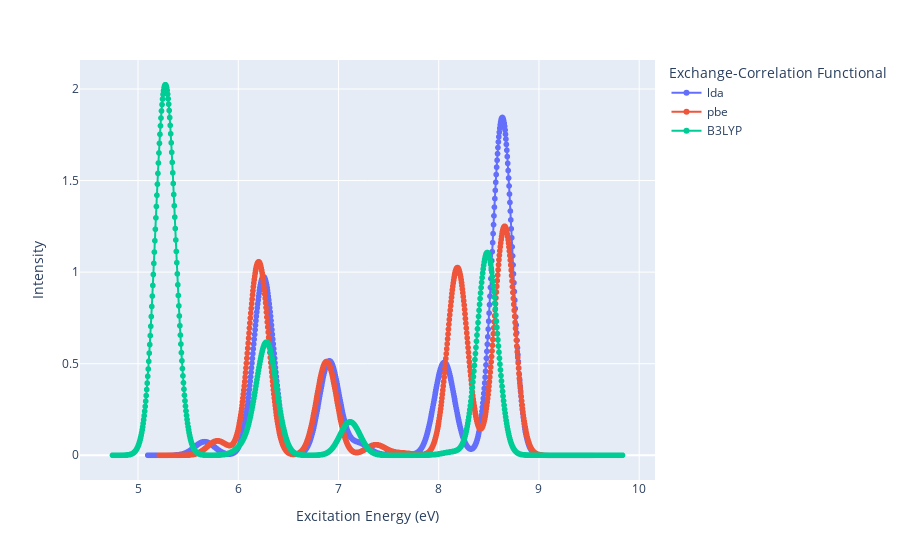

Here is the notebook cell this chart was saved with:
### Code cell
import plotly.express as px
fig = px.line(df, x="Excitation Energy (eV)", y="Intensity", markers=True, color="Exchange-Correlation Functional")
fig.show()

### Figure 1 — Plotly figure (JSON) as saved in the notebook; plotly's stock layout.template omitted (floating-point values rounded to 4 significant figures; data arrays with more than 128 entries replaced by an {"elided": "..."} marker saying what was removed)
{"data": [{"hovertemplate": "Exchange-Correlation Functional=lda<br>Excitation Energy (eV)=%{x}<br>Intensity=%{y}<extra></extra>", "legendgroup": "lda", "line": {"color": "#636efa", "dash": "solid"}, "marker": {"symbol": "circle"}, "mode": "lines+markers", "name": "lda", "showlegend": true, "type": "scattergl", "x": {"elided": "1000 float values"}, "xaxis": "x", "y": {"elided": "1000 float values"}, "yaxis": "y"}, {"hovertemplate": "Exchange-Correlation Functional=pbe<br>Excitation Energy (eV)=%{x}<br>Intensity=%{y}<extra></extra>", "legendgroup": "pbe", "line": {"color": "#EF553B", "dash": "solid"}, "marker": {"symbol": "circle"}, "mode": "lines+markers", "name": "pbe", "showlegend": true, "type": "scattergl", "x": {"elided": "1000 float values"}, "xaxis": "x", "y": {"elided": "1000 float values"}, "yaxis": "y"}, {"hovertemplate": "Exchange-Correlation Functional=B3LYP<br>Excitation Energy (eV)=%{x}<br>Intensity=%{y}<extra></extra>", "legendgroup": "B3LYP", "line": {"color": "#00cc96", "dash": "solid"}, "marker": {"symbol": "circle"}, "mode": "lines+markers", "name": "B3LYP", "showlegend": true, "type": "scattergl", "x": {"elided": "1000 float values"}, "xaxis": "x", "y": {"elided": "1000 float values"}, "yaxis": "y"}], "layout": {"legend": {"title": {"text": "Exchange-Correlation Functional"}, "tracegroupgap": 0}, "margin": {"t": 60}, "xaxis": {"anchor": "y", "domain": [0, 1], "title": {"text": "Excitation Energy (eV)"}}, "yaxis": {"anchor": "x", "domain": [0, 1], "title": {"text": "Intensity"}}}}
